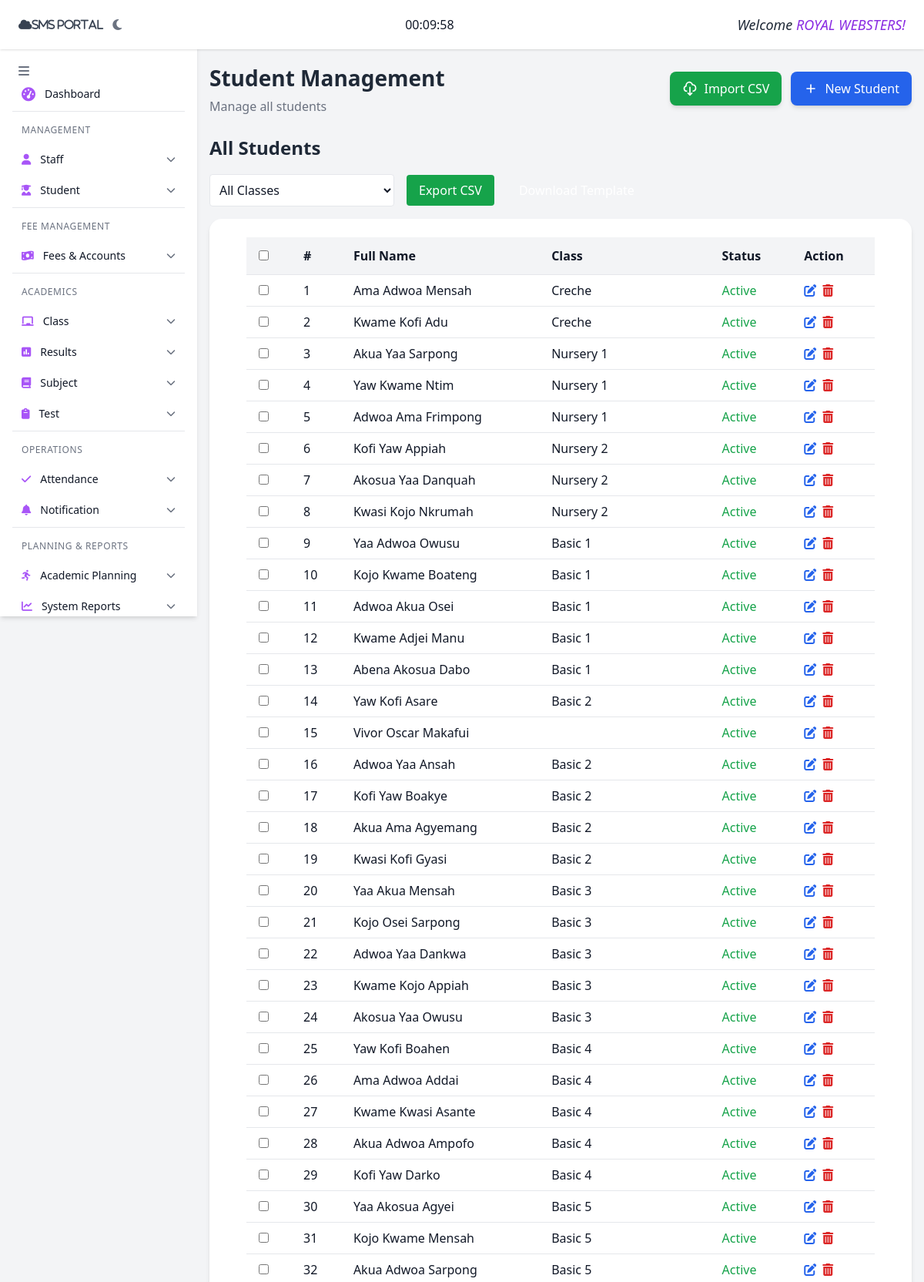
/public/admin/students.php (signed in, upper part), run on the app's committed database.
### tables this page shows
CREATE TABLE `students` (
  `student_id` varchar(255) NOT NULL,
  `gender` varchar(255) NOT NULL,
  `first_name` varchar(255) NOT NULL,
  `mid_name` varchar(255) NOT NULL,
  `last_name` varchar(255) NOT NULL,
  `dob` varchar(255) NOT NULL,
  `number` varchar(255) DEFAULT NULL,
  `email` varchar(255) DEFAULT NULL,
  `class` varchar(25) NOT NULL,
  `curaddress` varchar(255) NOT NULL,
  `parent_name` varchar(255) DEFAULT NULL,
  `parent_email` varchar(255) DEFAULT NULL,
  `parent_number` varchar(255) DEFAULT NULL,
  `role` varchar(255) NOT NULL DEFAULT '''''''student''''''',
  `username` varchar(255) NOT NULL,
  `password` varchar(255) NOT NULL,
  `conpassword` varchar(255) NOT NULL,
  `alumni_year` int(11) DEFAULT NULL,
  `promotion_status` varchar(20) DEFAULT NULL,
  `promotion_target` varchar(100) DEFAULT NULL
);

### public/admin/students.php (the view, shortened to what this page needs)
<?php
include('../../includes/database.php');
$limit = 50;
$page = isset($_GET['page']) && is_numeric($_GET['page']) ? intval($_GET['page']) : 1;
$offset = ($page - 1) * $limit;
$classFilter = $_GET['filter_class'] ?? '';
$classWhere = $classFilter ? "WHERE class = '" . mysqli_real_escape_string($conn, $classFilter) . "'" : "";
?>
<?php include('include/side-bar.php'); ?>
<body class="w-screen h-screen bg-gray-100 dark:bg-gray-900 text-gray-900 dark:text-gray-100">
  <div class="flex w-full h-full">
    <main class="flex-1 ml-20 md:ml-48 lg:ml-64 pt-20 p-4 overflow-x-hidden overflow-y-auto">
      <div class="flex flex-col md:flex-row justify-between items-start md:items-center mb-6">
        <div>
          <h2 class="text-[clamp(1.25rem,2.5vw,1.75rem)] font-bold text-gray-800 dark:text-white">
            Student Management
          </h2>
          <p class="text-[clamp(0.85rem,1.5vw,1rem)] text-gray-500 dark:text-gray-400 mt-1">
            Manage all students
          </p>
        </div>
        <div class="flex flex-wrap gap-3 mt-4 md:mt-0">
          <button onclick="document.getElementById('importModal').classList.remove('hidden')"
            class="bg-green-600 hover:bg-green-700 text-white font-medium px-4 py-2.5 rounded-lg shadow-md transition flex items-center text-[clamp(0.85rem,1.5vw,1rem)]">
            <svg xmlns="http://www.w3.org/2000/svg" class="h-5 w-5 mr-2" fill="none" viewBox="0 0 24 24" stroke="currentColor">
              <path stroke-linecap="round" stroke-linejoin="round" stroke-width="2" d="M7 16a4 4 0 01-.88-7.903A5 5 0 1115.9 6L16 6a5 5 0 011 9.9M9 19l3 3m0 0l3-3m-3 3V10" />
            </svg>
            Import CSV
          </button>
          <button onclick="document.getElementById('studentFormModal').classList.remove('hidden')"
            class="bg-blue-600 hover:bg-blue-700 text-white font-medium px-4 py-2.5 rounded-lg shadow-md transition flex items-center text-[clamp(0.85rem,1.5vw,1rem)]">
            <svg xmlns="http://www.w3.org/2000/svg" class="h-5 w-5 mr-2" fill="none" viewBox="0 0 24 24" stroke="currentColor">
              <path stroke-linecap="round" stroke-linejoin="round" stroke-width="2" d="M12 6v6m0 0v6m0-6h6m-6 0H6" />
            </svg>
            New Student
          </button>
        </div>
      </div>
      <h2 class="text-[clamp(1rem,2vw,1.75rem)] font-semibold mb-4 text-gray-800 dark:text-white">
        All Students
      </h2>
      <form method="GET" class="flex flex-wrap items-center gap-4 mb-4">
        <select name="filter_class" onchange="this.form.submit()"
          class="w-60 p-2 border rounded bg-white dark:bg-gray-800 text-gray-900 dark:text-gray-100 text-[clamp(0.75rem,1.5vw,1rem)]">
          <option value="">All Classes</option>
          <?php
          include('../../includes/database.php');
          ?>
        </select>
        <a href="?export=csv<?php echo $classFilter ? '&filter_class=' . $classFilter : ''; ?>"
          class="bg-green-600 text-white px-4 py-2 rounded hover:bg-green-700 text-[clamp(0.75rem,1.5vw,1rem)]">
          Export CSV
        </a>
        <a href="download_template.php"
          class="bg-gray-600 text-white px-4 py-2 rounded hover:bg-gray-700 text-[clamp(0.75rem,1.5vw,1rem)]">
        </a>
      </form>
      <form method="POST" class="w-full">
        <section class="bg-white dark:bg-gray-800 rounded-2xl shadow-md border-0 p-6 transition-all hover:shadow-lg hover:-translate-y-1 overflow-hidden">
          <div class="overflow-x-auto -mx-6 px-6">
            <table class="min-w-[900px] w-full text-left text-[clamp(0.75rem,1.5vw,1rem)]">
              <thead class="bg-gray-100 dark:bg-gray-900">
                <tr>
                  <th class="py-3 px-4"><input type="checkbox" id="select_all"></th>
                  <th class="py-3 px-4">#</th>
                  <th class="py-3 px-4">Full Name</th>
                  <th class="py-3 px-4">Class</th>
                  <th class="py-3 px-4">Status</th>
                  <th class="py-3 px-4">Action</th>
                </tr>
              </thead>
              <tbody>
                <?php
                $sql = "SELECT * FROM students $classWhere LIMIT $limit OFFSET $offset";
                $res = mysqli_query($conn, $sql);
                if (mysqli_num_rows($res) > 0) {
                  $counter = ($page - 1) * $limit + 1;
                  while ($row = mysqli_fetch_assoc($res)) {
                    echo "<tr class='border-t dark:border-gray-700'>";
                    echo "<td class='py-2 px-4'><input type='checkbox' name='selected_students[]' value='{$row['student_id']}'></td>";
                    echo "<td class='py-2 px-4'>{$counter}</td>";
                    echo "<td class='py-2 px-4 text-gray-900 dark:text-gray-100'>{$row['first_name']} {$row['mid_name']} {$row['last_name']}</td>";
                    echo "<td class='py-2 px-4 text-gray-900 dark:text-gray-100'>{$row['class']}</td>";
                    echo "<td class='py-2 px-4 text-green-600 dark:text-green-400 font-medium'>Active</td>";
                    echo "<td class='py-2 px-4 flex gap-2'>
                          <a href='#' class='edit text-blue-600 dark:text-blue-400 hover:text-blue-800 dark:hover:text-blue-300' data-id='{$row['student_id']}' title='Edit'>
                            <i class='fas fa-edit'></i>
                          </a>
                          <a href='delete.php?table=students&id={$row['student_id']}' class='text-red-600 dark:text-red-400 hover:text-red-800 dark:hover:text-red-300' title='Delete'>
                            <i class='fas fa-trash-alt'></i>
                          </a>
                        </td>";
                    echo "</tr>";
                    $counter++;
                  }
                } else {
                  echo "<tr><td colspan='7' class='py-4 px-4 text-center text-gray-500 dark:text-gray-400'>No students found</td></tr>";
                }
                ?>
              </tbody>
            </table>
          </div>
        </section>
      </form>
    </main>
</body>

### public/admin/include/header.php (shortened to what this page needs)
<header class="fixed top-0 left-0 right-0 z-50 h-16 bg-white dark:bg-gray-800 shadow flex items-center justify-between px-4 md:px-6">
  <div class="flex items-center gap-3">
    <i class="fa fa-cloud text-sm text-gray-700 dark:text-gray-200">sms portal</i>
    <button @click="toggleDarkMode()" class="text-gray-500 dark:text-gray-300 focus:outline-none">
      <i :class="darkMode ? 'fas fa-sun' : 'fas fa-moon'"></i>
    </button>
  </div>
  <div>
    <span id="countdownDisplay" class="counter"></span>
  </div>
  <div class="text-base md:text-lg text-gray-800 dark:text-white">
    <em>Welcome
      <span style="color:blueviolet;">
        <?php
          include('../../includes/database.php');
        $username = $_SESSION['username'] ?? '';
        $sql = "SELECT name FROM administrator WHERE username='$username'";
        $result = mysqli_query($conn, $sql);
        $row = mysqli_fetch_assoc($result);
        $name = $row['name'] ?? '';
        echo strtoupper(htmlspecialchars(($name ?? '')));
        ?>!
      </span>
    </em>
  </div>
</header>

### templates/loader.php (style rules this page uses)
:root { --loader-bg:rgba(15,23,42,0.92);--accent1:#7c3aed;--accent2:#06b6d4;--accent3:#f97316 }

### data on the page
students: first_name "Ama", mid_name "Adwoa", last_name "Mensah", class "Creche"
students: first_name "Kwame", mid_name "Kofi", last_name "Adu", class "Creche"
students: first_name "Akua", mid_name "Yaa", last_name "Sarpong", class "Nursery 1"
students: first_name "Yaw", mid_name "Kwame", last_name "Ntim", class "Nursery 1"
students: first_name "Adwoa", mid_name "Ama", last_name "Frimpong", class "Nursery 1"
students: first_name "Kofi", mid_name "Yaw", last_name "Appiah", class "Nursery 2"
students: first_name "Akosua", mid_name "Yaa", last_name "Danquah", class "Nursery 2"
students: first_name "Kwasi", mid_name "Kojo", last_name "Nkrumah", class "Nursery 2"
students: first_name "Yaa", mid_name "Adwoa", last_name "Owusu", class "Basic 1"
students: first_name "Kojo", mid_name "Kwame", last_name "Boateng", class "Basic 1"
students: first_name "Adwoa", mid_name "Akua", last_name "Osei", class "Basic 1"
students: first_name "Kwame", mid_name "Adjei", last_name "Manu", class "Basic 1"
students: first_name "Abena", mid_name "Akosua", last_name "Dabo", class "Basic 1"
students: first_name "Yaw", mid_name "Kofi", last_name "Asare", class "Basic 2"
students: first_name "Vivor", mid_name "Oscar", last_name "Makafui"
students: first_name "Adwoa", mid_name "Yaa", last_name "Ansah", class "Basic 2"
students: first_name "Kofi", mid_name "Yaw", last_name "Boakye", class "Basic 2"
students: first_name "Akua", mid_name "Ama", last_name "Agyemang", class "Basic 2"
students: first_name "Kwasi", mid_name "Kofi", last_name "Gyasi", class "Basic 2"
students: first_name "Yaa", mid_name "Akua", last_name "Mensah", class "Basic 3"
students: first_name "Kojo", mid_name "Osei", last_name "Sarpong", class "Basic 3"
students: first_name "Adwoa", mid_name "Yaa", last_name "Dankwa", class "Basic 3"
students: first_name "Kwame", mid_name "Kojo", last_name "Appiah", class "Basic 3"
students: first_name "Akosua", mid_name "Yaa", last_name "Owusu", class "Basic 3"
students: first_name "Yaw", mid_name "Kofi", last_name "Boahen", class "Basic 4"
students: first_name "Ama", mid_name "Adwoa", last_name "Addai", class "Basic 4"
students: first_name "Kwame", mid_name "Kwasi", last_name "Asante", class "Basic 4"
students: first_name "Akua", mid_name "Adwoa", last_name "Ampofo", class "Basic 4"
students: first_name "Kofi", mid_name "Yaw", last_name "Darko", class "Basic 4"
students: first_name "Yaa", mid_name "Akosua", last_name "Agyei", class "Basic 5"
students: first_name "Kojo", mid_name "Kwame", last_name "Mensah", class "Basic 5"
students: first_name "Akua", mid_name "Adwoa", last_name "Sarpong", class "Basic 5"

### other printed values
$name "ROYAL WEBSTERS"
